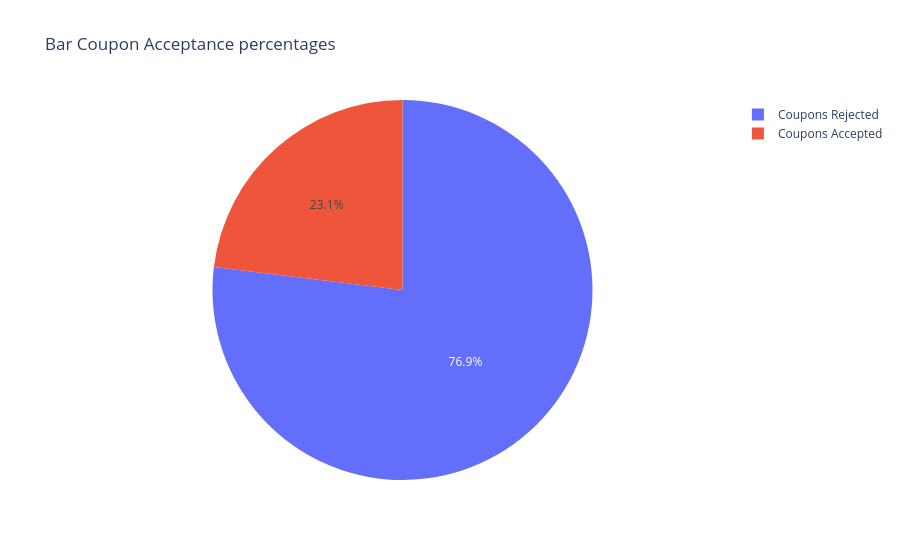

Write notebook code for a chart like this one.
### Markdown cell above
2. What proportion of bar coupons were accepted?

### Code cell
coupons_bar_accepted=coupons_bar['Y'].value_counts()
print(coupons_bar_accepted)

import plotly.express as px
fig = px.pie(coupons_bar, values=coupons_bar_accepted, names=['Coupons Rejected','Coupons Accepted'], title="Bar Coupon Acceptance percentages")
fig.show()

### Figure 1 — Plotly figure (JSON) as saved in the notebook; plotly's stock layout.template omitted (floating-point values rounded to 4 significant figures)
{"data": [{"domain": {"x": [0, 1], "y": [0, 1]}, "hovertemplate": "label=%{label}<br>value=%{value}<extra></extra>", "labels": ["Coupons Rejected", "Coupons Accepted"], "legendgroup": "", "name": "", "showlegend": true, "type": "pie", "values": [10, 3]}], "layout": {"legend": {"tracegroupgap": 0}, "title": {"text": "Bar Coupon Acceptance percentages"}}}
